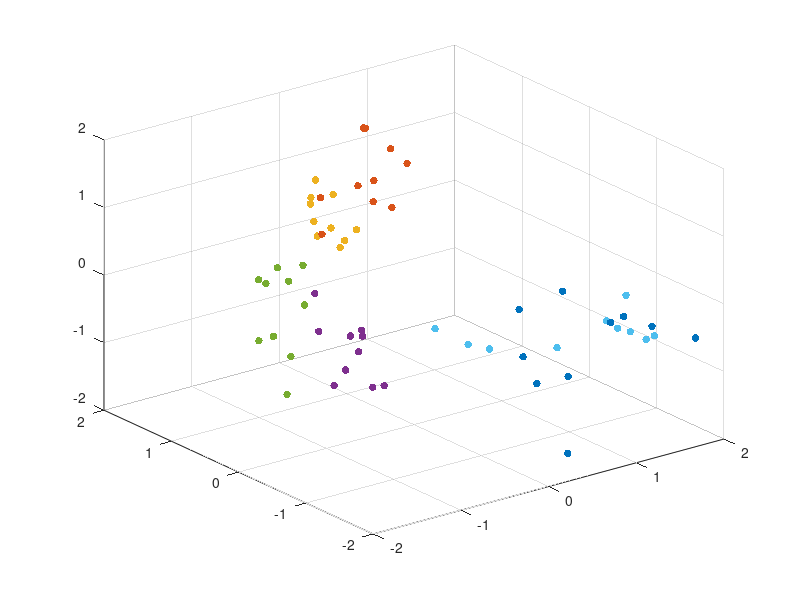

Write MATLAB code to recreate this figure. (Note: this script raises an error after producing the figure.)
%% Initialization
clc;
clear;
close all;

%% Principle component analysis (PCA)
load('PR_CW_DATA_2021/F0_PVT.mat');
load('PR_CW_DATA_2021/F0_Electrodes.mat');
PVT=zeros(60,3);
Pressure = reshape(Pressure', [1, 60]);
Vibration = reshape(Vibration', [1, 60]);
Temperature = reshape(Temperature', [1, 60]);
PVT(:,1)=Pressure';
PVT(:,2)=Vibration';
PVT(:,3)=Temperature';

%% 1-a report covariance matrix and other parameters

% 1. Stardardise the Data
Data_standardised = zscore(PVT);

% 2. Compute the Covariance Matrix
Cov_Matrix = cov(Data_standardised)

% 3. Calculate Eigenvectors and Eigenvalues

[Eig_Vec, Eig_Val] = eig(Cov_Matrix)

% 4. The eigenvectors are sorted according to the order of the corresponding eigenvalues of the eigenvectors from large to small
Eig_vector = fliplr(Eig_Vec);  %sort


%% 1-b Replot standardised data with principal components

[coeff,score] = pca(Data_standardised);
colors = ['r', 'g', 'b', 'm', 'k', 'c'];
n=0;

figure;
grid on;

% Data Points
for i=1:10:60
    n=n+1;
    color = colors(n);
    scatter3(Data_standardised(i:(i+9),1),Data_standardised(i:(i+9),2),Data_standardised(i:(i+9),3),30,'filled',color);
    hold on;
end
pc_3 = coeff(:,1:3);
biplot(pc_3,'varlabels',{'PC1','PC2','PC3'});
legend('acrylic','black foam','car sponge', 'flour sack', 'kitchen sponge','steel vase');
xlabel('Pressure');
ylabel('Vibration');
zlabel('Temperature');

set(findall(gca, 'Type', 'Line'),'LineWidth',3);
set(gca,'Fontsize',18)

title('Standardised data with principle components')


%% 1-c  Reduce data to 2D and replot

%vbls = ["Pressure","Vibration","Temperature"];

% figure;
% h = biplot(coeff(:,1:2),'Scores',score(:,1:2));
% i=0;
% set(gca,'Fontsize',18)
%
% for k = 10:69
%     if rem(k,10) == 0
%         i=i+1;
%     end
%     color = colors(i);
%     h(k).MarkerEdgeColor = color;  % Specify color for the observations
%     h(k).MarkerSize=30;
% end
% xlabel('Principle component 1')
% ylabel('Principle component 2')
% title('PVT data reduced to 2D')

figure;
grid on
reduced_score = score(:,1:2);

i=0;
for k =1:10:60
    i=i+1;
    color=colors(i);
    scatter(reduced_score(k:(k+9),1),reduced_score(k:(k+9),2),color,'filled');
    hold on
end
legend('acrylic','black foam', 'car sponge','flour sack', 'kitchen sponge', 'steel vase', 'Fontsize',14);
xlim([-3 3])
ylim([-3 3])
axis square
title('Reduced 2-D Data');
xlabel('Principal Component 1')
ylabel('Principal Component 2')
axis square



%% 1-d  Show how data is distributed across all principal components

figure;
for i=1:3
    Y = Data_standardised*Eig_vector(:,i);
    subplot(3,1,i);
    n=0;
    for j=1:10:60
        n=n+1;
        color = colors(n);
        scatter(Y(j:(j+9)),zeros(10,1),30,'filled',color); grid on; hold on;
    end
    legend('acrylic','black foam','car sponge', 'flour sack', 'kitchen sponge','steel vase')
    title(strcat('Principal Component ',num2str(i)))
end


% %y-axis for 1D plot
% y1 = ones(1,size(score,1));
% y2 = 2*ones(1,size(score,1));
% y3 = 3*ones(1,size(score,1));
%
% %get each dimension seperatly  ( score =X*coeff)
% pc1 = score(:,1)';
% pc2 = score(:,2)';
% pc3 = score(:,3)';
%
% %plot 1d distribution of data for each PC
% figure;
% scatter(pc1,y1,'fill');
% hold on
% scatter(pc2,y2,'fill');
% hold on
% scatter(pc3,y3,'fill');
% title('1D data distribution for each PC');
% ylim([0 4]);
% legend('PC1', 'PC2', 'PC3');
% set(gca,'ytick',[]);

%% PCA of electrodes data- standarise data
Elec = [];

for i = 1:6
    Elec = [Elec squeeze(Electrodes(i,:,:))];
end
Elec=Elec';
EData_standardised = zscore(Elec);

%% 2 -a  PCA of the electrodes data

[Ecoeff,Escore,Elatent,~,explained] = pca(EData_standardised);
%cancle notes for the first time running it to produce .mat file
%save('Electrodes_PCA.mat', 'score');


figure;
g=plot(Elatent,'.-');
set(g,'LineWidth',2,'MarkerSize',25)
set(gca,'XTick',1:19)
title('Variance of principal components')
xlabel('Principal components')
ylabel('Variance')
set(gca,'Fontsize',18);

%% 2-b   Electrode Data on 3 Principal Components

figure;
grid on
reduced_Escore = Escore(:,1:3);

i=0;
for k =1:10:60
    i=i+1;
    color=colors(i);
    scatter3(reduced_Escore(k:(k+9),1),reduced_Escore(k:(k+9),2),reduced_Escore(k:(k+9),3),color,'filled');
    hold on
end
legend('acrylic','black foam', 'car sponge','flour sack', 'kitchen sponge', 'steel vase', 'Fontsize',14);

title('Reduced 3-D Electrodes Data');
xlabel('Principal Component 1')
ylabel('Principal Component 2')
zlabel('Principal Component 3')
